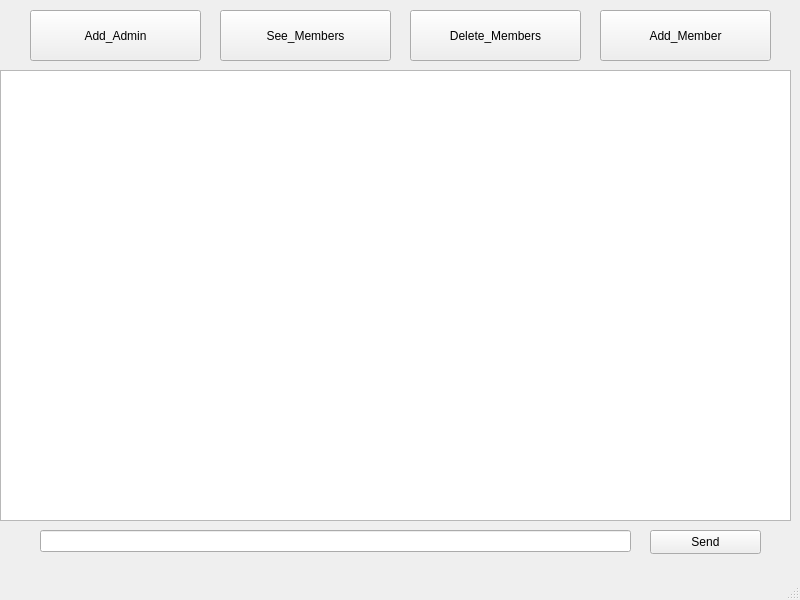
<?xml version="1.0" encoding="UTF-8"?>
<ui version="4.0">
 <class>Channel</class>
 <widget class="QMainWindow" name="Channel">
  <property name="geometry">
   <rect>
    <x>0</x>
    <y>0</y>
    <width>800</width>
    <height>600</height>
   </rect>
  </property>
  <property name="windowTitle">
   <string>MainWindow</string>
  </property>
  <widget class="QWidget" name="centralwidget">
   <widget class="QListWidget" name="listWidget">
    <property name="geometry">
     <rect>
      <x>0</x>
      <y>70</y>
      <width>791</width>
      <height>451</height>
     </rect>
    </property>
   </widget>
   <widget class="QPushButton" name="Add_admin_btn">
    <property name="geometry">
     <rect>
      <x>30</x>
      <y>10</y>
      <width>171</width>
      <height>51</height>
     </rect>
    </property>
    <property name="text">
     <string>Add_Admin</string>
    </property>
   </widget>
   <widget class="QPushButton" name="Delete_member_btn">
    <property name="geometry">
     <rect>
      <x>410</x>
      <y>10</y>
      <width>171</width>
      <height>51</height>
     </rect>
    </property>
    <property name="text">
     <string>Delete_Members</string>
    </property>
   </widget>
   <widget class="QPushButton" name="See_mem_btn">
    <property name="geometry">
     <rect>
      <x>220</x>
      <y>10</y>
      <width>171</width>
      <height>51</height>
     </rect>
    </property>
    <property name="text">
     <string>See_Members</string>
    </property>
   </widget>
   <widget class="QLineEdit" name="lineEdit">
    <property name="geometry">
     <rect>
      <x>40</x>
      <y>530</y>
      <width>591</width>
      <height>22</height>
     </rect>
    </property>
   </widget>
   <widget class="QPushButton" name="Send_btn">
    <property name="geometry">
     <rect>
      <x>650</x>
      <y>530</y>
      <width>111</width>
      <height>24</height>
     </rect>
    </property>
    <property name="text">
     <string>Send</string>
    </property>
   </widget>
   <widget class="QPushButton" name="Add_Member">
    <property name="geometry">
     <rect>
      <x>600</x>
      <y>10</y>
      <width>171</width>
      <height>51</height>
     </rect>
    </property>
    <property name="text">
     <string>Add_Member</string>
    </property>
   </widget>
  </widget>
  <widget class="QMenuBar" name="menubar">
   <property name="geometry">
    <rect>
     <x>0</x>
     <y>0</y>
     <width>800</width>
     <height>22</height>
    </rect>
   </property>
  </widget>
  <widget class="QStatusBar" name="statusbar"/>
 </widget>
 <resources/>
 <connections/>
</ui>
